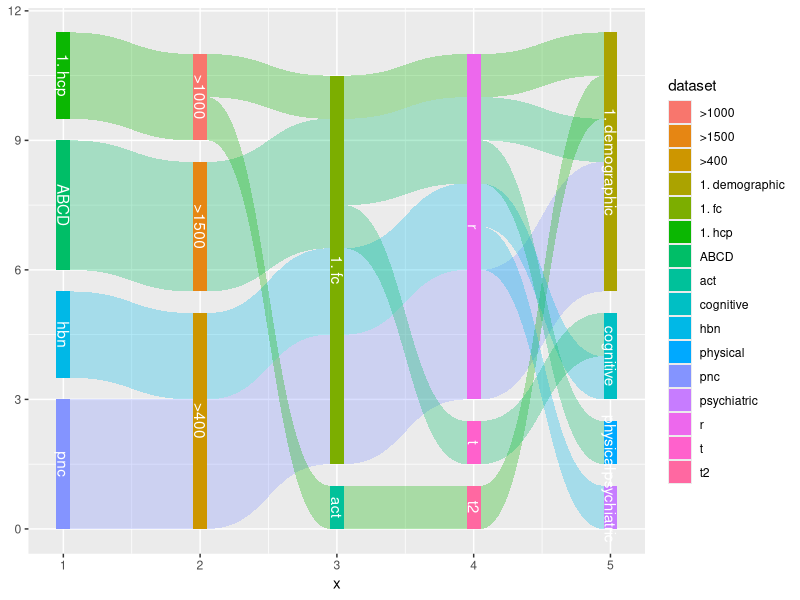

This figure's R source:
library(ggforce)
# ?geom_parallel_sets

# from example: keeping link color constant https://stackoverflow.com/questions/57506648/is-there-an-option-to-keep-the-same-color-for-nodes-with-the-same-label-sankey
# data <- reshape2::melt(Titanic)
# data <- gather_set_data(data, 1:4)
# 
# ggplot(data, aes(x, id = id, split = y, value = value)) +
#   geom_parallel_sets(aes(fill = Sex), alpha = 0.3, axis.width = 0.1) +
#   geom_parallel_sets_axes(aes(fill=y), axis.width = 0.1) +
#   geom_parallel_sets_labels(colour = 'white')


# create simple dataset that replicates titanic dataset

library(dplyr)
data2 <- data.frame(
  dataset = c("ABCD", "ABCD", "ABCD", "hbn", "hbn", "1. hcp", "1. hcp", "pnc", "pnc", "pnc"),
  type = c("1. fc", "1. fc", "1. fc", "1. fc", "1. fc", "1. fc", "act", "1. fc",  "1. fc", "1. fc"),
  statistic = c("r", "r", "t", "r", "r", "r", "t2", "r",  "r", "r"),
  condition1 = c("rest", "rest", "rest", "rest", "rest", "rest", "rest", "rest", "rest", "rest"),
  condition2 = c("age", "bmi", "iq","nihtoolbox", "srs", "age","age", "age", "age", "age"),
  n_subs = c('>1500', '>1500', '>1500', '>400', '>400', '>1000', '>1000', '>400', '>400', '>400'),
  condition_category = c("1. demographic", "physical", "cognitive","cognitive", "psychiatric", "1. demographic","1. demographic", "1. demographic", "1. demographic", "1. demographic")
  )

# TODO: the numbers are a workaround to plit in the order I want, since geom_parallel_sets plots in alphabetical order
# TODO: figure out reordering for plot. The below releveling does not work...
# data2$dataset <- factor(data2$dataset, levels = c("hcp", "ABCD", "hbn", "pnc"))


# for data2, tabulate number of studies in each combination of categories then make it long - needed for sankey plotting
data2 <- data2 %>% 
  group_by(dataset, n_subs, type, statistic, condition_category) %>% 
  summarise(n = n())
data2 <- reshape2::melt(data2)
data2 <- gather_set_data(data2, 1:5)

ggplot(data2, aes(x, id = id, split = y, value = value)) +
  geom_parallel_sets(aes(fill = dataset), alpha = 0.3, axis.width = 0.1) +
  geom_parallel_sets_axes(aes(fill=y), axis.width = 0.1) +
  geom_parallel_sets_labels(colour = 'white')






# # OLD EXAMPLE:
#
# library(networkD3)
# 
# # Create a data frame of nodes
# nodes <- data.frame(
#   name = c("45 Studies", "Dataset 1", "Dataset 2", "Age Range 1", "Age Range 2")
# )
# 
# # Create a data frame of links
# links <- as.data.frame(matrix(c(
#   0, 1, 22, 1, # 22 studies from "45 Studies" to "Dataset 1", group 1
#   0, 2, 23, 2, # 23 studies from "45 Studies" to "Dataset 2", group 2
#   1, 3, 15, 1, # 15 studies from "Dataset 1" to "Age Range 1", group 1
#   1, 4, 7, 1,  # 7 studies from "Dataset 1" to "Age Range 2", group 1
#   2, 3, 10, 2, # 10 studies from "Dataset 2" to "Age Range 1", group 2
#   2, 4, 13, 2  # 13 studies from "Dataset 2" to "Age Range 2", group 2
# ), ncol = 4, byrow = TRUE))
# 
# # Name the columns in the links data frame
# names(links) <- c("source", "target", "value", "group")
# 
# # Create a color scale
# colourScale <- brewer.pal(2, "Set1")
# 
# # Create the Sankey plot
# sankeyNetwork(Links = links, Nodes = nodes, Source = "source",
#               Target = "target", Value = "value", NodeID = "name",
#               units = "Studies", fontSize = 12, nodeWidth = 30)
# 
# sankeyNetwork(Links = links, Nodes = nodes, Source = "source",
#               Target = "target", Value = "value", NodeID = "name",
#               units = "Studies", fontSize = 12, nodeWidth = 30,
#               LinkGroup = "group")
# 

